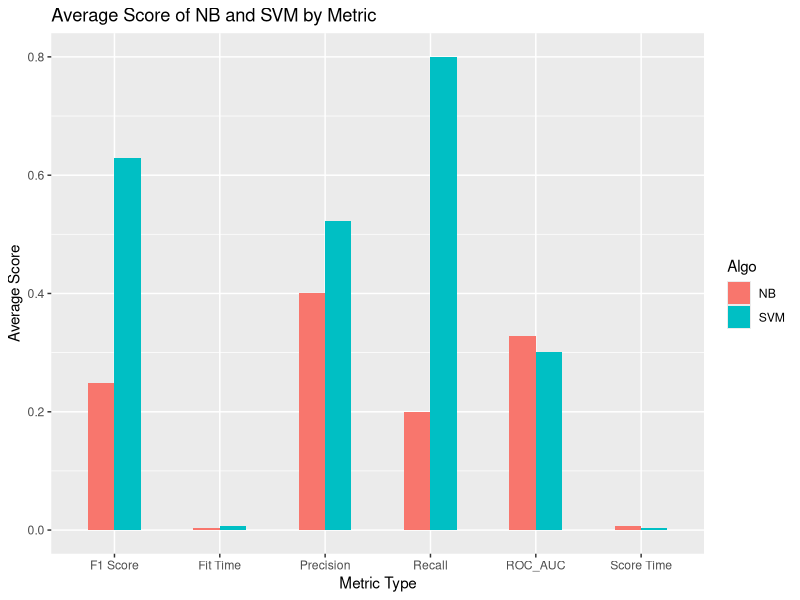

Reproduce this figure in R.
library("tidyverse")
scores <- read.csv("scores.csv")

# Format scores to be proper format
Types <- rep(c("Fit Time", 
           "Score Time", 
           "Precision", 
           "Recall", 
           "F1 Score", 
           "ROC_AUC"),2)
Score <- c(scores$Fit_Time[1], scores$Score_Time[1], scores$Precision[1], 
           scores$Recall[1], scores$F1[1], scores$ROC_AUC[1],
           scores$Fit_Time[2], scores$Score_Time[2], scores$Precision[2], 
           scores$Recall[2], scores$F1[2], scores$ROC_AUC[2])
Algo <- c(rep("SVM", 6), rep("NB", 6))
  
scores2 <- data.frame(Types, Score, Algo)
# Plot scores
ggplot(data = scores2, aes(x = Types, y = Score, fill = Algo)) +
  geom_col(width = 0.5, position = "dodge") +
  labs(
    title = "Average Score of NB and SVM by Metric",
    y = "Average Score",
    x = "Metric Type"
  )